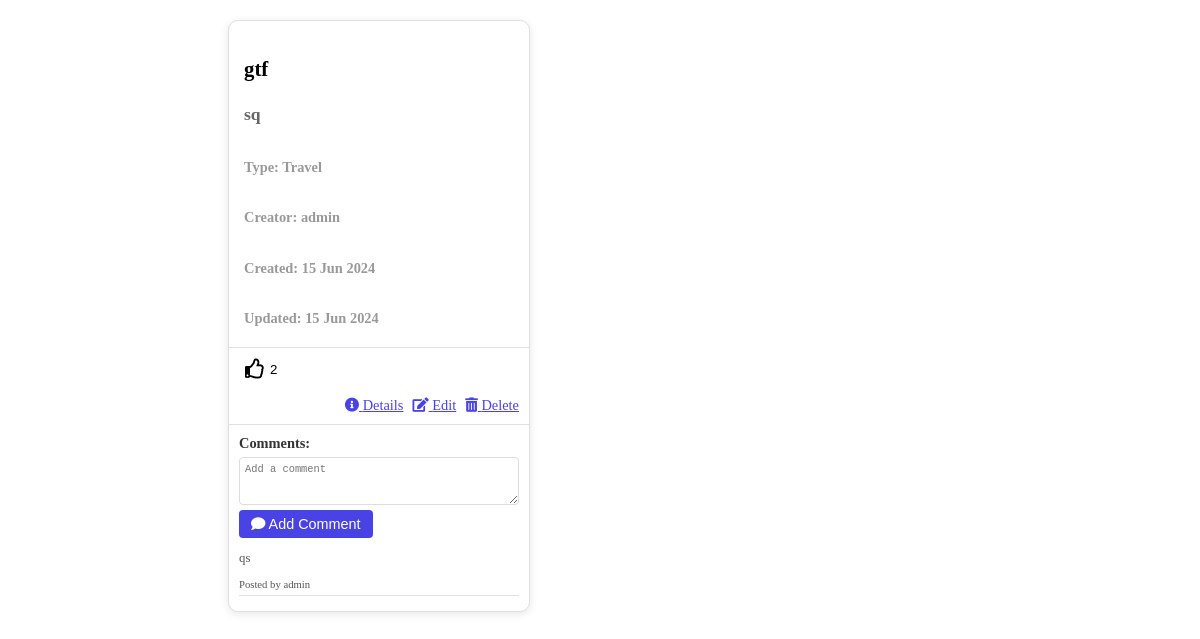
The page /blog/posts/ on the database as committed earlier.
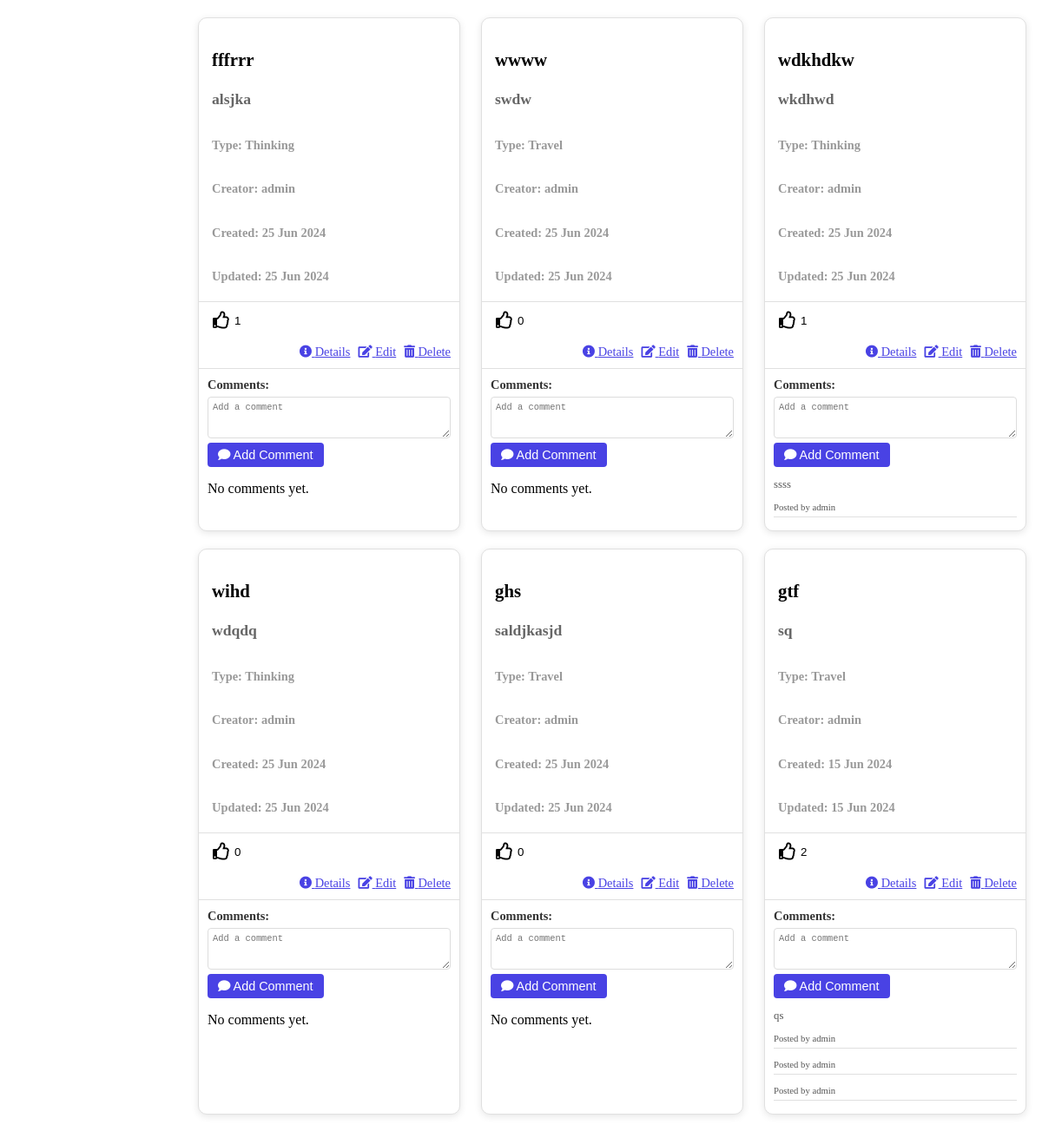
The same page on the database as committed later.
### blog/models.py (models this page shows, shortened)
class Post(models.Model):
    TRAVEL = 0
    THINKING = 1
    OTHER = 2
    TYPE_CHOICES = [
        (TRAVEL, 'Travel'),
        (THINKING, 'Thinking'),
        (OTHER, 'Other'),
    ]
    title = models.CharField(max_length=255)
    description = models.TextField()
    type = models.IntegerField(choices=TYPE_CHOICES)
    creator = models.ForeignKey(User, on_delete=models.CASCADE, related_name="posts")
    created_at = models.DateTimeField(auto_now_add=True)
    updated_at = models.DateTimeField(auto_now=True)
    image = models.ImageField(upload_to='post_images/', null=True, blank=True)
    class Meta:
        ordering = ['-created_at']

class Comment(models.Model):
    post = models.ForeignKey(Post, on_delete=models.CASCADE, related_name="comments")
    user = models.ForeignKey(User, on_delete=models.CASCADE)
    content = models.TextField()
    created_at = models.DateTimeField(auto_now_add=True)

### blog/views.py (the view)
# urls.py: path('posts/', views.posts, name='posts'),
def posts(request):
    posts = Post.objects.all()
    return render(request, 'blog/ListPosts.html', {'posts': posts})

### blog/templates/blog/ListPosts.html (shortened to what this page needs)
<link
  rel="stylesheet"
  href="https://cdnjs.cloudflare.com/ajax/libs/font-awesome/5.15.4/css/all.min.css"
/>
{% block content %}
<div class="container">
  <div class="posts">
    {% for post in posts %}
    <div class="card">
      <div class="card-content">
        <h3>{{ post.title }}</h3>
        <h4>{{ post.description }}</h4>
        <div>
          <h6>Type: {{ post.get_type_display }}</h6>
          <h6>Creator: {{ post.creator }}</h6>
          <h6>Created: {{ post.created_at|date:"d M Y" }}</h6>
          <h6>Updated: {{ post.updated_at|date:"d M Y" }}</h6>
        </div>
      </div>
      <div class="card-actions">
        <form action="{% url 'like_post' %}" method="post">
          <button
            type="submit"
            style="
              background: none;
              border: none;
              cursor: pointer;
              display: flex;
              align-items: center;
            "
          >
            <i class="far fa-thumbs-up like-icon"></i>
            <span class="like-count">{{ post.likes.count }}</span>
          </button>
        </form>
        <div>
          <a href="{% url 'post_detail' pk=post.pk %}"
            ><i class="fas fa-info-circle"></i> Details</a
          >
          <a href="{% url 'post_edit' pk=post.pk %}"
            ><i class="fas fa-edit"></i> Edit</a
          >
          <a href="{% url 'post_delete' pk=post.pk %}"
            ><i class="fas fa-trash-alt"></i> Delete</a
          >
        </div>
      </div>
      <div class="comment-section">
        <h4>Comments:</h4>
        <form action="{% url 'add_comment' %}" method="post">
          <textarea
            class="form-control"
            name="content"
            rows="3"
            placeholder="Add a comment"
          ></textarea>
          <button type="submit">
            <i class="fas fa-comment"></i> Add Comment
          </button>
        </form>
        <div class="comments" id="comments-{{ post.pk }}">
          {% for comment in post.comments.all %}
          <div class="comment">
            <p>{{ comment.content }}</p>
            <small>Posted by {{ comment.user }} </small>
          </div>
          {% empty %}
          <p>No comments yet.</p>
          {% endfor %}
        </div>
      </div>
    </div>
    {% empty %}
    <p>No posts available.</p>
    {% endfor %}
  </div>
</div>
{% endblock %}

Rows that differ between the two databases and show on the page:
added Post: title "fffrrr", description "alsjka", type "Thinking", creator "admin", created_at "25 Jun 2024", updated_at "25 Jun 2024", likes.count "1"
added Post: title "wwww", description "swdw", type "Travel", creator "admin", created_at "25 Jun 2024", updated_at "25 Jun 2024", likes.count "0"
added Post: title "wdkhdkw", description "wkdhwd", type "Thinking", creator "admin", created_at "25 Jun 2024", updated_at "25 Jun 2024", likes.count "1"
added Comment: content "ssss", user "admin", shown under "wdkhdkw"
added Post: title "wihd", description "wdqdq", type "Thinking", creator "admin", created_at "25 Jun 2024", updated_at "25 Jun 2024", likes.count "0"
added Post: title "ghs", description "saldjkasjd", type "Travel", creator "admin", created_at "25 Jun 2024", updated_at "25 Jun 2024", likes.count "0"
added Comment: user "admin", shown under Post "gtf"
added Comment: user "admin", shown under Post "gtf"
